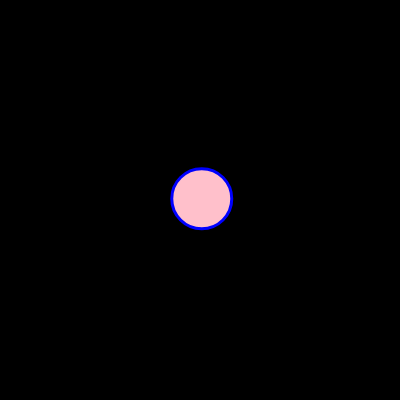
Frame 1 (no input)
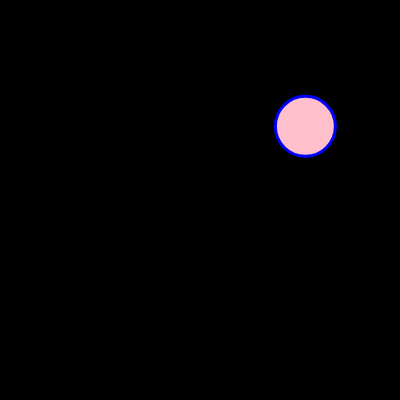
Frame 60 (no input)
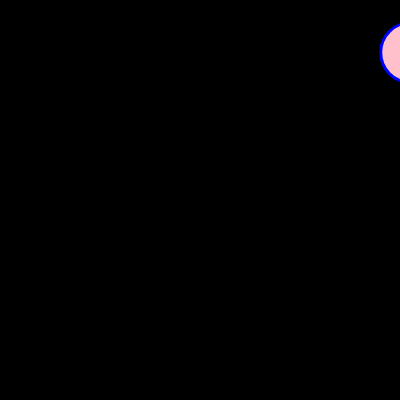
Frame 120 (the mouse pressed at the canvas centre since frame 60)

The p5.js sketch that drew these frames (run headless with seeded random() and noise() and a simulated clock; from frame 60 on, the mouse is pressed at the canvas centre):

// p5.js sketch
// ── sketch.js
let walker;

function setup() {
  createCanvas(400, 400);
  walker = new Walker(200,200)
}

function draw() {
  background(0);
  walker.update(0);
  walker.show();
}
// ── walker.js
class Walker {
  constructor(x,y){
    this.pos = createVector(x,y);
    //this.vel = createVector(1,-1);
    this.vel = p5.Vector.random2D();
    this.vel.mult(random(3));
  }
  
  update() {
    
    this.pos.add(this.vel)
  }
  show() {
    stroke("blue");
    strokeWeight(3);
    fill("pink")
    ellipse(this.pos.x, this.pos.y,60)
  }
}
